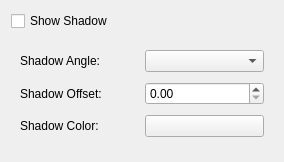
<ui version="4.0" >
 <class>KoShadowConfigWidget</class>
 <widget class="QWidget" name="KoShadowConfigWidget" >
  <property name="geometry" >
   <rect>
    <x>0</x>
    <y>0</y>
    <width>284</width>
    <height>162</height>
   </rect>
  </property>
  <property name="windowTitle" >
   <string>Form</string>
  </property>
  <layout class="QGridLayout" name="gridLayout_2" >
   <item row="0" column="0" >
    <widget class="QCheckBox" name="shadowVisible" >
     <property name="text" >
      <string>Show Shadow</string>
     </property>
    </widget>
   </item>
   <item row="1" column="0" >
    <widget class="QWidget" native="1" name="shadowOptions" >
     <layout class="QGridLayout" name="gridLayout" >
      <item row="0" column="0" >
       <widget class="QLabel" name="label" >
        <property name="text" >
         <string>Shadow Angle:</string>
        </property>
       </widget>
      </item>
      <item row="0" column="1" >
       <widget class="KoSliderCombo" name="shadowAngle" />
      </item>
      <item row="1" column="0" >
       <widget class="QLabel" name="label_2" >
        <property name="text" >
         <string>Shadow Offset:</string>
        </property>
       </widget>
      </item>
      <item row="1" column="1" >
       <widget class="KoUnitDoubleSpinBox" name="shadowOffset" />
      </item>
      <item row="2" column="0" >
       <widget class="QLabel" name="label_3" >
        <property name="text" >
         <string>Shadow Color:</string>
        </property>
       </widget>
      </item>
      <item row="2" column="1" >
       <widget class="KColorButton" name="shadowColor" />
      </item>
     </layout>
    </widget>
   </item>
  </layout>
 </widget>
 <customwidgets>
  <customwidget>
   <class>KColorButton</class>
   <extends>QPushButton</extends>
   <header>kcolorbutton.h</header>
  </customwidget>
  <customwidget>
   <class>KoSliderCombo</class>
   <extends>QComboBox</extends>
   <header location="global" >KoSliderCombo.h</header>
  </customwidget>
  <customwidget>
   <class>KoUnitDoubleSpinBox</class>
   <extends>QDoubleSpinBox</extends>
   <header location="global" >KoUnitDoubleSpinBox.h</header>
  </customwidget>
 </customwidgets>
 <resources/>
 <connections/>
</ui>
